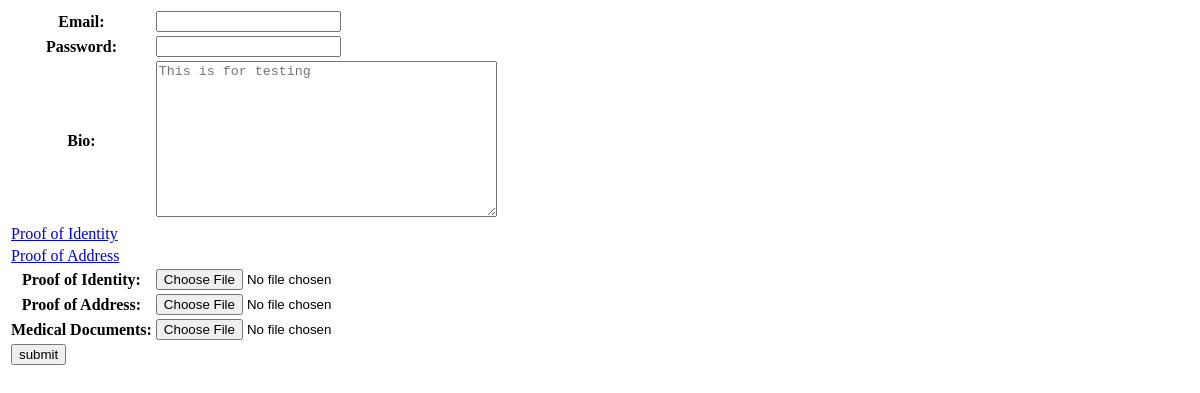
The app's page /medimode/edit_profile (signed in), older data.
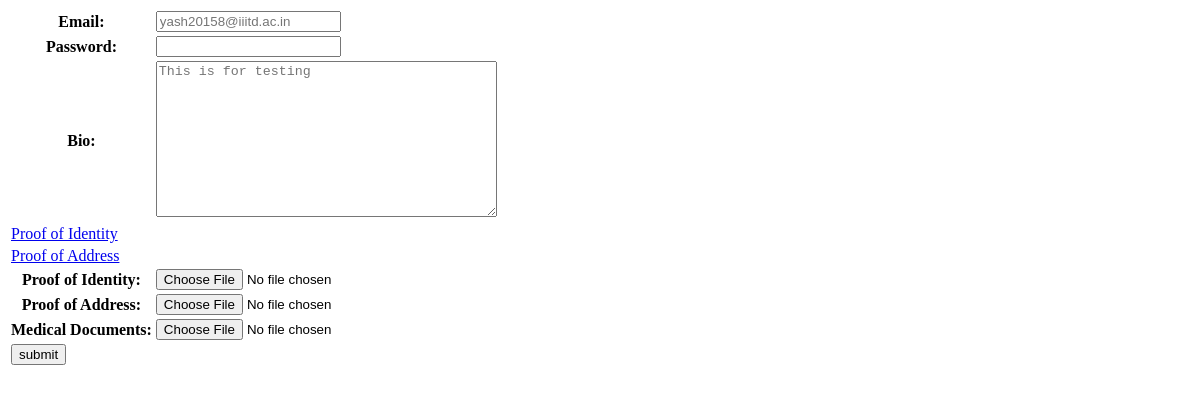
The same page, newer data.
### medimode/models/user_models.py (models this page shows, shortened)
class User(AbstractUser):
	class UserRoleChoices(TextChoices):
		PATIENT = "patient"
		DOCTOR = "doctor"
		HOSPITAL = "hospital"
		PHARMACY = "pharmacy"
		INSURANCE = "insurance"
	role = models.TextField(choices=UserRoleChoices.choices, null=True)
	OTP_seed = encrypt(models.TextField(default=gen_otpseed))
	stripe_acct = models.TextField(max_length=100, blank=True)
	public_key = models.TextField(max_length=100, blank=True)

### medimode/modules/accounts/views.py (the view, shortened to what this page needs)
# urls.py: path('edit_profile', views.EditProfile.as_view(), name='edit_profile'),
class EditProfile(AuthTemplateView):
	template_name="medimode/_accounts/edit_profile.html"
	def get_context_data(self, **kwargs):
		context = super().get_context_data()
		user=self.request.user
		role=user.role
		prf=str_to_model(role).objects.get(user=user)
		context['prf'] = prf
		docs = []
		if role == "doctor":
			docs.extend([("Proof of Identity", prf.proof_of_identity),
									 ("Proof of Address", prf.proof_of_address),
									 ("Medical License", prf.medical_license)])
		elif role == "patient":
			docs.extend([("Proof of Identity", prf.proof_of_identity),
									 ("Proof of Address", prf.proof_of_address)])
			if prf.medical_info is not None:
				docs.append(("Medical Info", prf.medical_info))
		else:
			docs = ([("Image 0", prf.image0), ("Image 1", prf.image1)])
		context['docs']=docs
		return context

### medimode/sanitation_tools.py (called while the page is built)
def str_to_model(model_name):
	if model_name is None:
		raise ValidationError("Model name not provided")
	mname = model_mapping.get(model_name)
	if mname is None:
		raise ValidationError("Invalid category of profile")
	return mname

### medimode/views_base.py (called while the page is built)
	def test_func(self):
		return self.request.user.is_staff or self.request.user.profile.approved

### templates/medimode/_accounts/edit_profile.html (shortened to what this page needs)
<!DOCTYPE html>
<html lang="en">
<head>
</head>
<body>
<!DOCTYPE html>
<html lang="en">
<head>
</head>
<body>
<form target="_self" method="post" enctype="multipart/form-data">
    <table>
        <tr>
            <th><label for="id_email">Email:</label></th>
            <td><input type="email" id="id_email" name="email" placeholder="{{ user.email }}"/></td>
        </tr>
        <tr>
            <th><label for="id_password">Password:</label></th>
            <td><input type="password" id="id_password" name="password"/></td>
        </tr>
        <tr>
            <th><label for="id_bio">Bio:</label></th>
            <td>
                <textarea name="bio" cols="40" rows="10" maxlength="500" id="id_bio" placeholder="{{ prf.bio }}"></textarea>
            </td>
        </tr>
        {% for document in docs %}
        <tr>
	        <td><a href="/medimode/media/private/{{ document.1.doc_file.name }}">{{ document.0 }}</a></td>
        </tr>
        {% endfor %}
        <tr>
            <th><label for="id_proof_of_identity">Proof of Identity:</label></th>
            <td>
                <input type="file" name="proof_of_identity" id="id_proof_of_identity">
            </td>
        </tr>
        <tr>
            <th><label for="id_proof_of_address">Proof of Address:</label></th>
            <td>
                <input type="file" name="proof_of_address" id="id_proof_of_address">
            </td>
        </tr>
        {% if user.role == "patient" %}
        <tr>
            <th><label for="id_medical_documents">Medical Documents:</label></th>
            <td>
                <input type="file" name="medical_documents" id="id_medical_documents">
            </td>
        </tr>
        {% endif %}
        <tr>
            <td><input type="submit" value="submit"/></td>
        </tr>
    </table>
</form>
</body>
</html>
</body>
</html>

Row changes from the older to the newer data that the page shows:
now on this page (row edited): User: email "yash20158@iiitd.ac.in"
